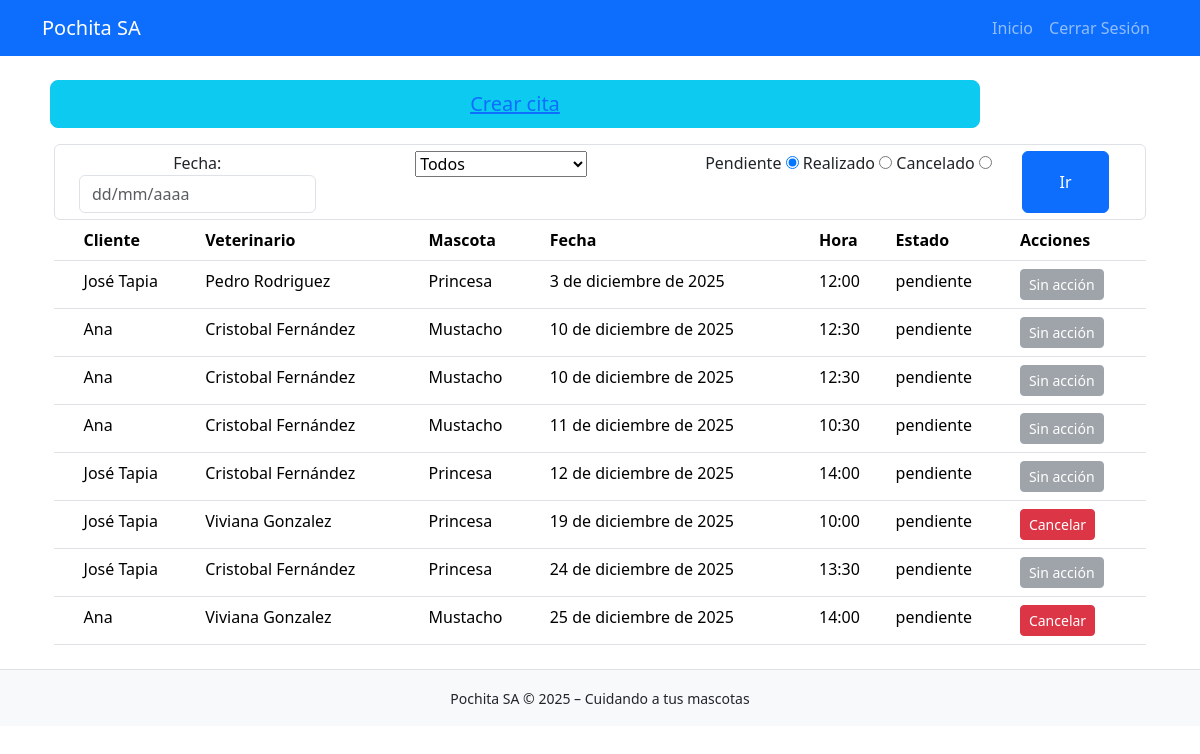
Page /horarios/ (signed in) on the committed database.
### horarios/models.py (models this page shows, shortened)
class Cita(models.Model):
    fecha = models.DateField(verbose_name="Fecha agendada")
    hora_inicial = models.IntegerField(verbose_name="Bloque inicial de cita")
    estado = models.CharField(max_length=9, choices=ESTADOS_DE_CITA, verbose_name="Estado")
    veterinario = models.ForeignKey(Veterinario, on_delete=models.CASCADE, verbose_name="Veterinario asignado")
    ficha_cliente = models.ForeignKey(FichaMascota, on_delete=models.CASCADE, verbose_name="Ficha Cliente")
    updated = models.DateTimeField(auto_now=True, verbose_name="Última vez actualizado")
    def bloques_a_tiempo(self, bloque):
        inicio_horario = datetime(self.fecha.year, self.fecha.month, self.fecha.day, 8, 0, 0, 0)
        result = inicio_horario + timedelta(minutes=(bloque - 1) * 30)
        return result.strftime('%H:%M')
    @property
    def hora_inicial_a_tiempo(self):
        return self.bloques_a_tiempo(self.hora_inicial)

### fichas_mascota/models.py (models this page shows, shortened)
class FichaMascota(models.Model):
    cliente = models.CharField(max_length=90, verbose_name="Nombre del dueño")
    mascota = models.CharField(max_length=30, verbose_name="Nombre de la mascota")
    especie = models.CharField(max_length=40, verbose_name="Especie de la mascota")
    edad = models.IntegerField(verbose_name="Edad de la mascota")
    peso = models.IntegerField(verbose_name="Peso de la mascota")
    vacunas = models.TextField(max_length=60, verbose_name="Descripción de vacunas")
    tratamientos_apli = models.TextField(max_length=200, verbose_name="Tratamientos aplicados")
    tratamientos_sig = models.TextField(max_length=100, verbose_name="Siguiente tratamiento por aplicar")
    telefono = models.CharField(max_length=15, verbose_name="Teléfono de contacto")
    created = models.DateTimeField(auto_now_add=True, verbose_name="Fecha creación")
    updated = models.DateTimeField(auto_now=True, verbose_name="Última vez actualizado")

### veterinarios/models.py (models this page shows, shortened)
class Veterinario(models.Model):
    nombre = models.CharField(max_length=120, verbose_name="Nombre de Veterinario")
    usuario = models.ForeignKey(User, on_delete=models.CASCADE, verbose_name="Cuenta de usuario")
    created = models.DateTimeField(auto_now_add=True, verbose_name="Fecha de registro")

### horarios/views.py (the view)
# urls.py: path('', views.horarios, name = "horarios"),
@login_required
def horarios(req):
    veterinario = req.GET.get('veterinario')
    if veterinario:
        veterinario = veterinario.strip()
    estado = req.GET.get('estado', None)
    lista_estados = ["realizado", "pendiente", "cancelado"]
    if estado not in lista_estados:
        estado = "pendiente"
    hoy = localtime().date()
    try:
        fecha_str = req.GET.get('fecha', None)
        fecha = datetime.strptime(fecha_str, "%d/%m/%Y").date()
        if fecha < hoy:
            fecha = hoy
    except:
        fecha = date(hoy.year, hoy.month, 1)
    fecha_max = fecha + relativedelta(months=1)
    fecha_max = date(
        fecha_max.year,
        fecha_max.month,
        calendar.monthrange(fecha_max.year, fecha_max.month)[1]
    )
    if veterinario:
        citas = Cita.objects.filter(
            fecha__range=(fecha, fecha_max),
            estado=estado,
            veterinario__id=veterinario
        ).order_by('fecha')
    else:
        citas = Cita.objects.filter(
            fecha__range=(fecha, fecha_max),
            estado=estado
        ).order_by('fecha')
    veterinarios = Veterinario.objects.all().order_by('id')
    try:
        vet_loggeado = Veterinario.objects.get(usuario__id=req.user.id)
    except:
        vet_loggeado = None
    notificaciones = get_notificaciones(req)
    return render(req, 'horarios/horario.html', {
        'citas': citas,
        'fecha_min': hoy,   # Establece limite de fecha, hoy
        'fecha_max': fecha_max,
        'veterinarios': veterinarios,
        'vet_loggeado': vet_loggeado,
        'notificaciones': notificaciones
    })

### core/processors.py (called while the page is built)
def ctx_dict(req):
    ctx = {
        "NOMBRE_PAGINA": "Pochita S.A",
        "LINK_GITHUB": "https://github.com/FrappuccinoIc/pochita_sa"
    }
    return ctx

### core/views.py (called while the page is built)
def get_notificaciones(req):
    user_id = req.user.id
    try: recepcionista = Recepcionista.objects.get(usuario__id = user_id)
    except: recepcionista = False
    if not recepcionista:
        return 0
    notificaciones = Notificacion.objects.filter(recepcionista__usuario__id = user_id)
    return {"num": len(notificaciones), "es_recepcionista": recepcionista}

### horarios/templates/horarios/horario.html (shortened to what this page needs)
{% extends 'core/base.html' %}
{% block content %}
<div class="container">
    <div class="row text-center mb-3 x-5">
        <button class="btn btn-info btn-lg btn-block col-10 mx-2"><a class="" href="/horarios/citas/registrar">Crear cita</a></button>
    </div>
    <form class="form-control text-center" method="get" action="">
        <div class="container row">
            <div class="col-3">
                <label for="fecha">Fecha:</label>
                <input type="text" id="fecha" readonly name="fecha" class="form-control" autocomplete="off" placeholder="dd/mm/aaaa"
                    min="{{fecha_min.year}}-{{fecha_min.month}}-1"
                    max="{{fecha_max.year}}-{{fecha_max.month}}-{{fecha_max.day}}"
                >
            </div>
            <div class="col-4">
                <select name="veterinario" id="veterinario">
                    <option value="">Todos</option>
                </select>
            </div>
            <div class="col-4">
                <label for="pendiente">Pendiente</label>
                <input type="radio" id="pendiente" name="estado" value="pendiente" checked>
                <label for="realizado">Realizado</label>
                <input type="radio" id="realizado" name="estado" value="realizado">
                <label for="cancelado">Cancelado</label>
                <input type="radio" id="cancelado" name="estado" value="cancelado">
            </div>
            <button class="btn btn-primary col-1">Ir</button>
        </div>
    </form>
    <table class="table">
        <thead>
            <tr>
                <th></th>
                <th>Cliente</th>
                <th>Veterinario</th>
                <th>Mascota</th>
                <th>Fecha</th>
                <th>Hora</th>
                <th>Estado</th>
                <th>Acciones</th>
            </tr>
        </thead>
        <tbody>
            {% for cita in citas %}
            <tr>
                <td></td>
                <td>{{ cita.ficha_cliente.cliente }}</td>
                <td>{{ cita.veterinario.nombre }}</td>
                <td>{{ cita.ficha_cliente.mascota }}</td>
                <td>{{ cita.fecha }}</td>
                <td>{{ cita.hora_inicial_a_tiempo }}</td>
                <td>{{ cita.estado }}</td>
                <td>
                    {% if vet_loggeado.id == cita.veterinario.id and cita.estado == "pendiente" %}
                    <a href="{% url 'eliminar_cita' cita.id %}"
                        class="btn btn-sm btn-danger">
                        Cancelar
                    </a>
                    {% elif vet_loggeado.id == cita.veterinario.id %}
                    <button class="btn btn-sm btn-dark" disabled>
                        {{ cita.estado|capfirst }}
                    </button>
                    {% else %}
                    <button class="btn btn-sm btn-secondary" disabled>
                        Sin acción
                    </button>
                    {% endif %}
                </td>
            </tr>
            {% endfor %}
        </tbody>
    </table>
</div>
<link rel="stylesheet"
href="https://cdnjs.cloudflare.com/ajax/libs/bootstrap-datepicker/1.9.0/css/bootstrap-datepicker.min.css">
{% endblock %}

### rows in the picture
Cita: ficha_cliente.cliente "José Tapia", veterinario.nombre "Pedro Rodriguez", ficha_cliente.mascota "Princesa", fecha "3 de diciembre de 2025", hora_inicial_a_tiempo "12:00", estado "pendiente", shows "Sin acción"
Cita: ficha_cliente.cliente "Ana", veterinario.nombre "Cristobal Fernández", ficha_cliente.mascota "Mustacho", fecha "10 de diciembre de 2025", hora_inicial_a_tiempo "12:30", estado "pendiente", shows "Sin acción"
Cita: ficha_cliente.cliente "Ana", veterinario.nombre "Cristobal Fernández", ficha_cliente.mascota "Mustacho", fecha "10 de diciembre de 2025", hora_inicial_a_tiempo "12:30", estado "pendiente", shows "Sin acción"
Cita: ficha_cliente.cliente "Ana", veterinario.nombre "Cristobal Fernández", ficha_cliente.mascota "Mustacho", fecha "11 de diciembre de 2025", hora_inicial_a_tiempo "10:30", estado "pendiente", shows "Sin acción"
Cita: ficha_cliente.cliente "José Tapia", veterinario.nombre "Cristobal Fernández", ficha_cliente.mascota "Princesa", fecha "12 de diciembre de 2025", hora_inicial_a_tiempo "14:00", estado "pendiente", shows "Sin acción"
Cita: ficha_cliente.cliente "José Tapia", veterinario.nombre "Viviana Gonzalez", ficha_cliente.mascota "Princesa", fecha "19 de diciembre de 2025", hora_inicial_a_tiempo "10:00", estado "pendiente", shows "Cancelar"
Cita: ficha_cliente.cliente "José Tapia", veterinario.nombre "Cristobal Fernández", ficha_cliente.mascota "Princesa", fecha "24 de diciembre de 2025", hora_inicial_a_tiempo "13:30", estado "pendiente", shows "Sin acción"
Cita: ficha_cliente.cliente "Ana", veterinario.nombre "Viviana Gonzalez", ficha_cliente.mascota "Mustacho", fecha "25 de diciembre de 2025", hora_inicial_a_tiempo "14:00", estado "pendiente", shows "Cancelar"
